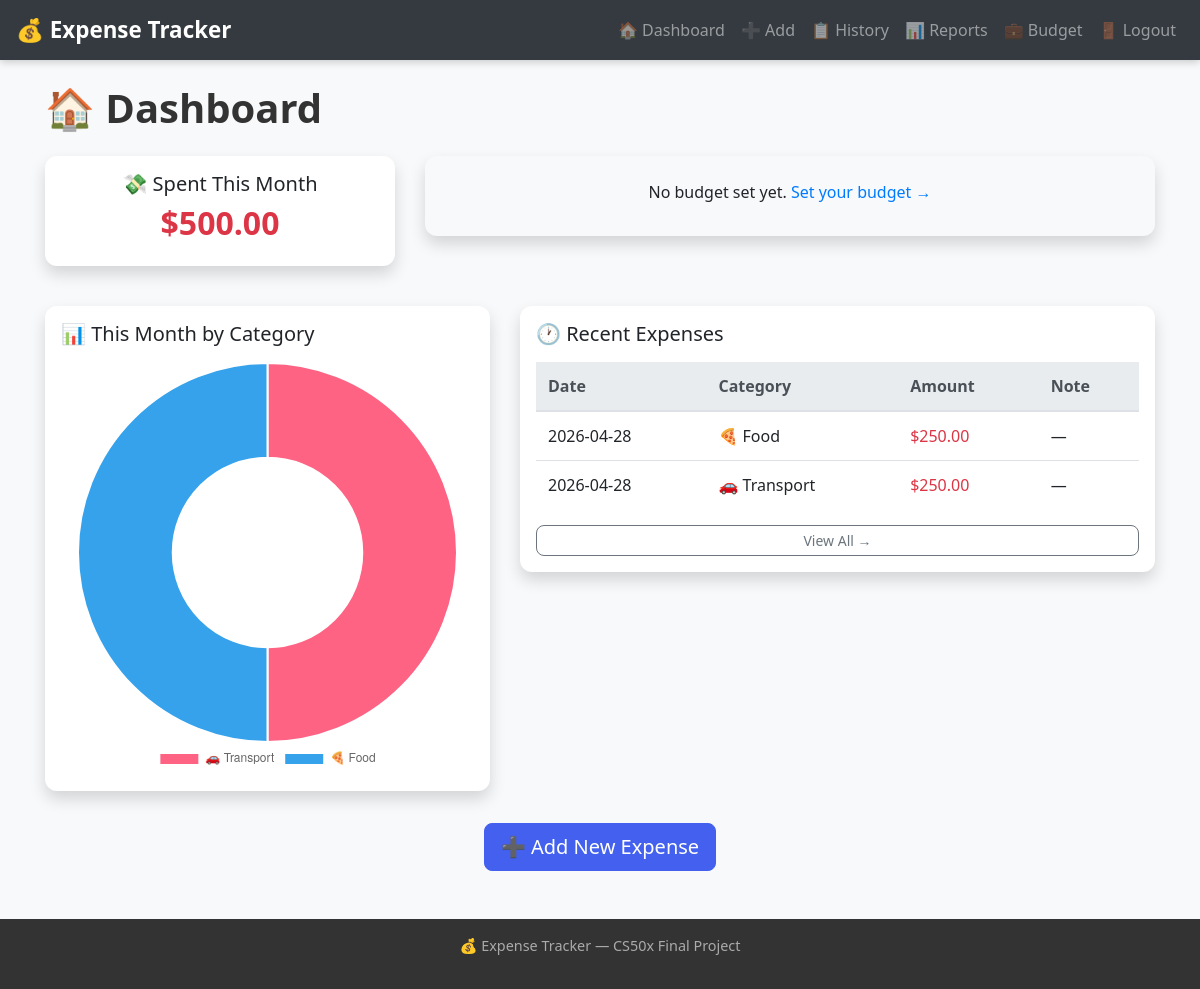
The page / (signed in) on the database its author committed.
### tables this page shows
CREATE TABLE expenses (
    id INTEGER PRIMARY KEY AUTOINCREMENT,
    user_id INTEGER NOT NULL,
    amount REAL NOT NULL,
    category TEXT NOT NULL,
    note TEXT,
    date TEXT NOT NULL,
    FOREIGN KEY(user_id) REFERENCES users(id)
);

### app.py (the view)
@app.route("/")
@login_required
def index():
    user_id = session["user_id"]
    total_result = db.execute("""
        SELECT COALESCE(SUM(amount), 0) AS total
        FROM expenses
        WHERE user_id = ?
        AND strftime('%Y-%m', date) = strftime('%Y-%m', 'now')
    """, user_id)
    total = total_result[0]["total"]
    recent = db.execute("""
        SELECT * FROM expenses
        WHERE user_id = ?
        ORDER BY date DESC
        LIMIT 5
    """, user_id)
    budget_data = db.execute("""
        SELECT * FROM budgets
        WHERE user_id = ?
        AND month = strftime('%Y-%m', 'now')
    """, user_id)
    budget = budget_data[0] if budget_data else None
    remaining = None
    if budget and budget["income"] > 0:
        remaining = budget["income"] - total
    warning = False
    if budget and budget["limit_amount"] > 0:
        warning = total >= (budget["limit_amount"] * 0.9)
    categories = db.execute("""
        SELECT category, SUM(amount) AS total
        FROM expenses
        WHERE user_id = ?
        AND strftime('%Y-%m', date) = strftime('%Y-%m', 'now')
        GROUP BY category
        ORDER BY total DESC
    """, user_id)
    return render_template("index.html",
                           total=total,
                           recent=recent,
                           budget=budget,
                           remaining=remaining,
                           warning=warning,
                           categories=categories)

### app.py (called while the page is built)
def login_required(f):
    @wraps(f)
    def decorated_function(*args, **kwargs):
        if session.get("user_id") is None:
            return redirect("/login")
        return f(*args, **kwargs)
    return decorated_function

### templates/index.html (shortened to what this page needs)
{% extends "layout.html" %}
{% block content %}
<h1 class="mb-4">🏠 Dashboard</h1>
<div class="row text-center mb-4">
    <div class="col-md-4">
        <div class="card shadow p-3 mb-3">
            <h5>💸 Spent This Month</h5>
            <h2 class="text-danger">${{ "%.2f"|format(total) }}</h2>
        </div>
    </div>
    {% if budget %}
    <div class="col-md-4">
        <div class="card shadow p-3 mb-3">
            <h5>💰 Income</h5>
            <h2 class="text-success">${{ "%.2f"|format(budget.income) }}</h2>
        </div>
    </div>
    <div class="col-md-4">
        <div class="card shadow p-3 mb-3">
            <h5>🏦 Remaining</h5>
            <h2 class="text-primary">${{ "%.2f"|format(remaining) }}</h2>
        </div>
    </div>
    {% else %}
    <div class="col-md-8">
        <div class="card shadow p-3 mb-3 bg-light">
            <p class="mt-2">
                No budget set yet.
                <a href="/budget">Set your budget →</a>
            </p>
        </div>
    </div>
    {% endif %}
</div>
<div class="row">
    <div class="col-md-5">
        <div class="card shadow p-3 mb-4">
            <h5 class="mb-3">📊 This Month by Category</h5>
            {% if categories %}
            <canvas id="expenseChart"></canvas>
            {% else %}
            <p class="text-muted text-center mt-3">No expenses this month yet.</p>
            {% endif %}
        </div>
    </div>
    <div class="col-md-7">
        <div class="card shadow p-3 mb-4">
            <h5 class="mb-3">🕐 Recent Expenses</h5>
            {% if recent %}
            <table class="table table-hover">
                <thead class="thead-light">
                    <tr>
                        <th>Date</th>
                        <th>Category</th>
                        <th>Amount</th>
                        <th>Note</th>
                    </tr>
                </thead>
                <tbody>
                    {% for e in recent %}
                    <tr>
                        <td>{{ e.date }}</td>
                        <td>{{ e.category }}</td>
                        <td class="text-danger">${{ "%.2f"|format(e.amount) }}</td>
                        <td>{{ e.note or "—" }}</td>
                    </tr>
                    {% endfor %}
                </tbody>
            </table>
            <a href="/history" class="btn btn-outline-secondary btn-sm">
                View All →
            </a>
            {% else %}
            <p class="text-muted">No expenses yet. <a href="/add">Add one!</a></p>
            {% endif %}
        </div>
    </div>
</div>
<div class="text-center mt-2">
    <a href="/add" class="btn btn-primary btn-lg">➕ Add New Expense</a>
</div>
{% endblock %}
{% block scripts %}
{% if categories %}
<script>
    const labels = {{ categories | map(attribute='category') | list | tojson }};
    const data   = {{ categories | map(attribute='total')    | list | tojson }};
    new Chart(document.getElementById('expenseChart'), {
        type: 'doughnut',
        data: {
            labels: labels,
            datasets: [{
                data: data,
                backgroundColor: [
                    '#FF6384', '#36A2EB', '#FFCE56',
                    '#4BC0C0', '#9966FF', '#FF9F40'
                ]
            }]
        },
        options: {
            responsive: true,
            plugins: {
                legend: { position: 'bottom' }
            }
        }
    });
</script>
{% endif %}
{% endblock %}

### templates/layout.html (shortened to what this page needs)
<!DOCTYPE html>
<html lang="en">
<head>
    <link rel="stylesheet" href="https://cdn.jsdelivr.net/npm/bootstrap@4.5.3/dist/css/bootstrap.min.css">
    <link rel="stylesheet" href="/static/styles.css">
</head>
<body>
    <nav class="navbar navbar-expand-lg navbar-dark bg-dark">
        <a class="navbar-brand" href="/">💰 Expense Tracker</a>
        <div class="collapse navbar-collapse" id="navMenu">
            {% if session.user_id %}
            <ul class="navbar-nav ml-auto">
                <li class="nav-item"><a class="nav-link" href="/">🏠 Dashboard</a></li>
                <li class="nav-item"><a class="nav-link" href="/add">➕ Add</a></li>
                <li class="nav-item"><a class="nav-link" href="/history">📋 History</a></li>
                <li class="nav-item"><a class="nav-link" href="/reports">📊 Reports</a></li>
                <li class="nav-item"><a class="nav-link" href="/budget">💼 Budget</a></li>
                <li class="nav-item"><a class="nav-link" href="/logout">🚪 Logout</a></li>
            </ul>
            {% else %}
            <ul class="navbar-nav ml-auto">
                <li class="nav-item"><a class="nav-link" href="/login">Login</a></li>
                <li class="nav-item"><a class="nav-link" href="/register">Register</a></li>
            </ul>
            {% endif %}
        </div>
    </nav>
    <div class="container my-4">
        {% block content %}{% endblock %}
    </div>
    <footer class="text-center py-3 mt-5">
        <p>💰 Expense Tracker — CS50x Final Project</p>
    </footer>
    {% block scripts %}{% endblock %}
</body>
</html>

### static/styles.css (style rules this page uses)
body { background-color: #f8f9fa; font-family: 'Segoe UI', Tahoma, Geneva, Verdana, sans-serif; }
h1 { color: #333; font-weight: 700; }
.navbar { box-shadow: 0 2px 8px rgba(0, 0, 0, 0.2); }
.navbar-brand { font-size: 1.4rem; font-weight: 700; }
.card { border: none; border-radius: 12px; transition: transform 0.2s, box-shadow 0.2s; }
.btn { border-radius: 8px; font-weight: 500; }
.btn-primary { background-color: #4361ee; border-color: #4361ee; }
.table thead th { border-top: none; font-weight: 600; }
footer { background-color: #333; color: #aaa; font-size: 0.9rem; margin-top: 60px; }
.card h2 { font-size: 2rem; font-weight: 700; }

### rows shown on the page
expenses: date "2026-04-28", category "🍕 Food", amount "250.00", note "—"
expenses: date "2026-04-28", category "🚗 Transport", amount "250.00", note "—"

### other values the page prints
{{ "%.2f"|format(total) }} "500.00"
chart data {{ categories | map(attribute='total')    | list | tojson }} [250.0, 250.0]
